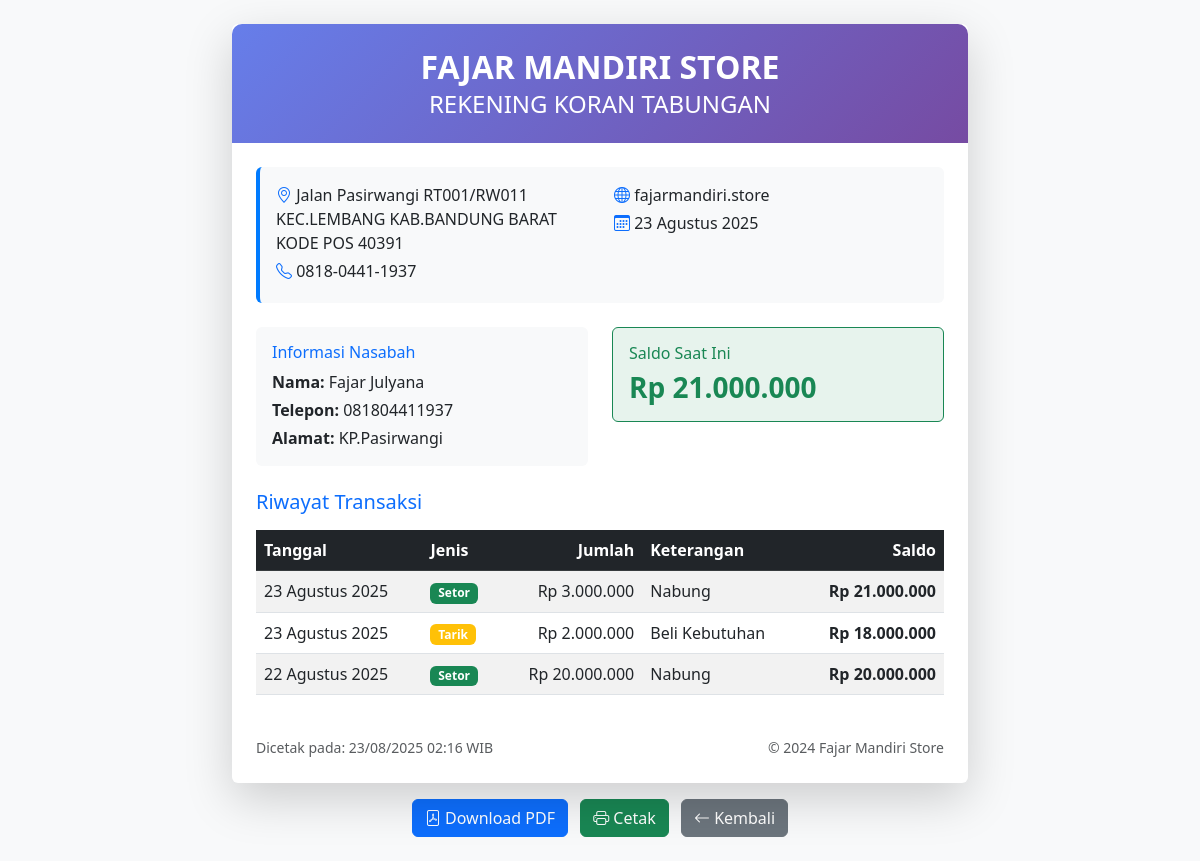
Before: /savings/statement/1 (signed in) with the older database file.
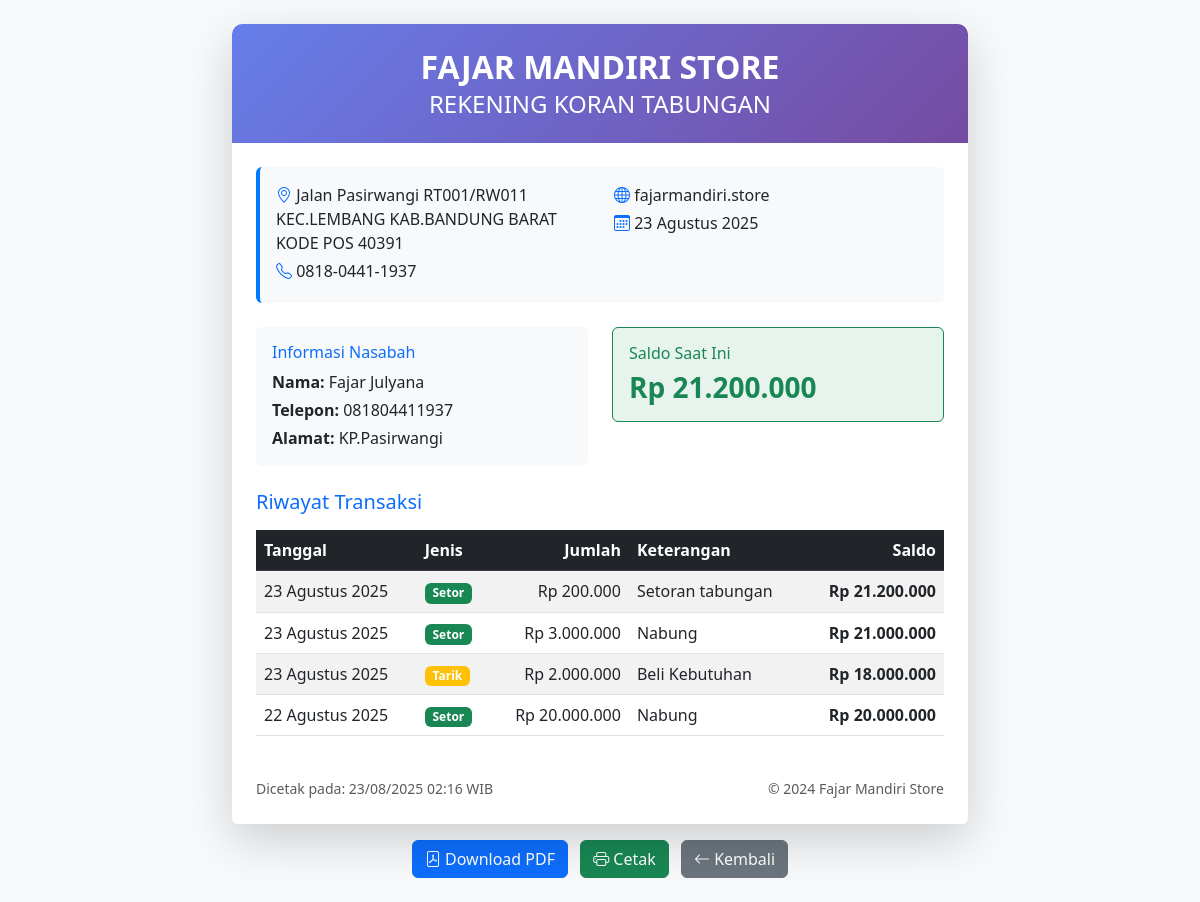
After: the same page with the newer database file.
### app.py (models this page shows)
class SavingsTransaction(db.Model):
    __tablename__ = 'savings_transactions'
    id = db.Column(db.Integer, primary_key=True)
    saver_id = db.Column(db.Integer, db.ForeignKey('savers.id'), nullable=False)
    date = db.Column(db.Date, nullable=False)
    amount = db.Column(db.Float, nullable=False)
    type = db.Column(db.String(20), nullable=False)  # 'deposit' or 'withdrawal'
    description = db.Column(db.Text)
    balance_after = db.Column(db.Float, nullable=False)
    created_at = db.Column(db.DateTime, default=datetime.utcnow)

### app.py (the view)
@app.route('/savings/statement/<int:saver_id>')
@login_required
def savings_statement(saver_id):
    saver = Saver.query.get_or_404(saver_id)
    transactions = SavingsTransaction.query.filter_by(saver_id=saver_id).order_by(SavingsTransaction.date.desc(), SavingsTransaction.id.desc()).all()
    business = BusinessSettings.query.first()
    return render_template('savings/statement.html',
                         saver=saver,
                         transactions=transactions,
                         business=business,
                         current_datetime=datetime.now(),
                         format_currency=format_currency,
                         format_date_indonesian=format_date_indonesian)

### app.py (called while the page is built)
def format_currency(amount):
    try:
        if amount is None:
            return "Rp 0"
        return f"Rp {float(amount):,.0f}".replace(',', '.')
    except (ValueError, TypeError):
        return "Rp 0"

def format_date_indonesian(date):
    months = {
        1: 'Januari', 2: 'Februari', 3: 'Maret', 4: 'April',
        5: 'Mei', 6: 'Juni', 7: 'Juli', 8: 'Agustus',
        9: 'September', 10: 'Oktober', 11: 'November', 12: 'Desember'
    }
    return f"{date.day} {months[date.month]} {date.year}"

def login_required(f):
    from functools import wraps
    @wraps(f)
    def decorated_function(*args, **kwargs):
        if 'user_id' not in session:
            flash('Silakan login terlebih dahulu.', 'error')
            return redirect(url_for('login'))
        return f(*args, **kwargs)
    return decorated_function

@app.context_processor
def inject_common_functions():
    return {
        'format_currency': format_currency,
        'datetime': datetime,
        'timedelta': timedelta
    }

### templates/savings/statement.html (shortened to what the changed rows need)
<!DOCTYPE html>
<html lang="id">
<head>
    <link href="https://cdn.jsdelivr.net/npm/bootstrap@5.3.0/dist/css/bootstrap.min.css" rel="stylesheet">
    <link href="https://cdn.jsdelivr.net/npm/bootstrap-icons@1.10.0/font/bootstrap-icons.css" rel="stylesheet">
</head>
<body class="bg-light">
    <div class="container my-4">
        <div class="row justify-content-center">
            <div class="col-lg-8">
                <div class="card shadow-lg border-0">
                    <div class="statement-header p-4 text-center">
                        {% set business = get_flashed_messages() %}
                        {% if business and business.business_name %}
                        <h2 class="fw-bold mb-1">{{ business.business_name }}</h2>
                        {% else %}
                        <h2 class="fw-bold mb-1">FAJAR MANDIRI STORE</h2>
                        {% endif %}
                    </div>
                    <div class="card-body p-4">
                        <div class="row mb-4">
                            <div class="col-md-6">
                                <div class="bg-success bg-opacity-10 p-3 rounded border border-success">
                                    <h6 class="text-success mb-2">Saldo Saat Ini</h6>
                                    <h3 class="text-success fw-bold mb-0">{{ format_currency(saver.get_balance()) }}</h3>
                                </div>
                            </div>
                        </div>
                        <div class="table-responsive">
                            <table class="table table-striped table-hover">
                                <thead class="table-dark">
                                    <tr>
                                        <th>Tanggal</th>
                                        <th>Jenis</th>
                                        <th class="text-end">Jumlah</th>
                                        <th>Keterangan</th>
                                        <th class="text-end">Saldo</th>
                                    </tr>
                                </thead>
                                <tbody>
                                    {% for transaction in transactions %}
                                    <tr>
                                        <td>{{ format_date_indonesian(transaction.date) }}</td>
                                        <td>
                                            {% if transaction.type == 'deposit' %}
                                            <span class="badge bg-success">Setor</span>
                                            {% else %}
                                            <span class="badge bg-warning">Tarik</span>
                                            {% endif %}
                                        </td>
                                        <td class="text-end">{{ format_currency(transaction.amount) }}</td>
                                        <td>{{ transaction.description or '-' }}</td>
                                        <td class="text-end fw-bold">{{ format_currency(transaction.balance_after) }}</td>
                                    </tr>
                                    {% endfor %}
                                </tbody>
                            </table>
                        </div>
                    </div>
                </div>
            </div>
        </div>
    </div>
</body>
</html>

Changed rows visible on the page:
added SavingsTransaction: date "23 Agustus 2025", type "Setor", amount "Rp 200.000", balance_after "Rp 21.200.000"
Other visible differences:
text no longer shown: "Rp 21.000.000"
text now shown: "Rp 21.200.000"
